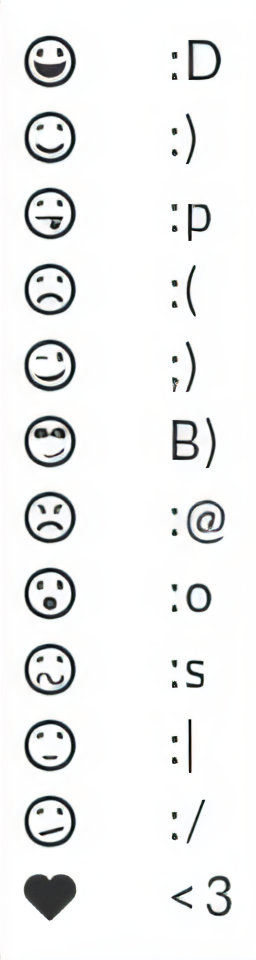
#> input picture image.jpg, 512 x 1920 px (shown at 1/2 size)
$ python objectDetection.py
#> lines starting #> are read from the running program, lines starting #| are printed output that depends on the picture; after the words box and inside, x2 and y2 are one past the last pixel; in counts of white or black regions, pixels touching at a corner belong together
import cv2
import numpy as np
from matplotlib import pyplot as plt


def getContours(img_path="image.jpg"):
    # Define the lower and upper bounds for the color of emojis (adjust these as needed)
#> called with img_path = 'image.jpg'
    lower_color = np.array(0)
    upper_color = np.array(200)

    # Load and preprocess a single image
    img = cv2.imread(img_path, cv2.IMREAD_GRAYSCALE)  # Load as grayscale
#> img: shape (1920, 512); min 0, max 255, mean 239.8

    color_mask = cv2.inRange(img, lower_color, upper_color)
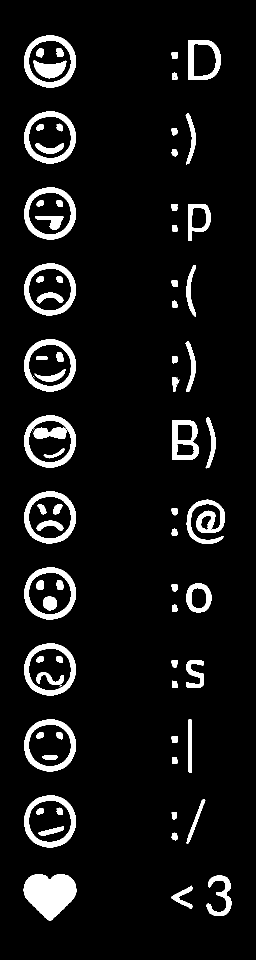
#> color_mask: shape (1920, 512) (shown at 1/2 size); 7.4% white; 82 white regions (4 under 20 px)

    # Find contours in the mask
    contours, _ = cv2.findContours(
        color_mask, cv2.RETR_EXTERNAL, cv2.CHAIN_APPROX_SIMPLE
    )
#> contours = 46 contours; largest, box (x1, y1, x2, y2) and area: (48, 71, 152, 176) 8490, (48, 679, 152, 783) 8472, (48, 831, 152, 935) 8470, (48, 1287, 152, 1391) 8462, (48, 223, 152, 327) 8454

    _, img = cv2.threshold(img, 200, 255, cv2.THRESH_BINARY)
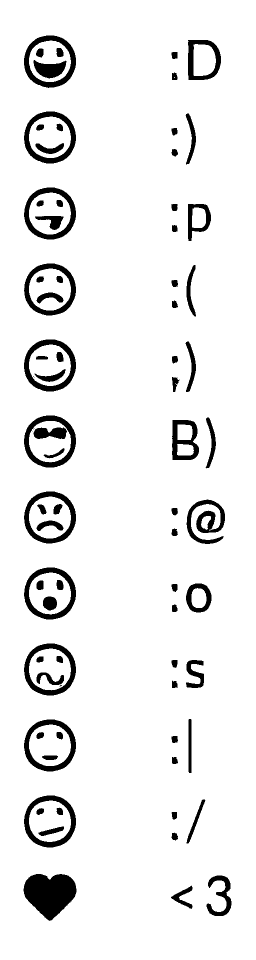
#> img: shape (1920, 512) (shown at 1/2 size); 92.6% white; 82 black regions (4 under 20 px), largest, box (x1, y1, x2, y2) and area: (47, 1748, 153, 1842) 6812, (48, 679, 152, 783) 3124, (48, 71, 152, 176) 3122

    # Define a minimum and maximum size for emojis (adjust these as needed)
    min_size = 5000
    max_size = 50000

    detected_emojis = []

    # Sort contours from left to right
    # contours = sorted(contours, key=lambda x: cv2.boundingRect(x)[0])

    # Sort contours from top to bottom
    contours = sorted(contours, key=lambda x: cv2.boundingRect(x)[1])
    # Use OpenCV to detect and draw rectangles around emojis
    for contour in contours:
        # Calculate the area of the contour
        area = cv2.contourArea(contour)

        # Filter contours based on size
        if min_size < area < max_size:
            x, y, w, h = cv2.boundingRect(contour)
            img_rect = cv2.resize(img[y - 2 : y + h + 2, x - 2 : x + w + 2], (30, 30))
            detected_emojis.append(img_rect)
            cv2.rectangle(img, (x, y), (x + w, y + h), (0, 255, 0), 2)
#> this loop made 46 passes
#> (area, x, y, w, h) on passes 1, 5, 9, 13, 17, 21, 24, 28, 32, 37, 40, 44: (8489.5, 48, 71, 104, 105), (8454.5, 48, 223, 104, 104), (8442, 48, 375, 104, 104), (8436.5, 48, 527, 104, 104), (8472.5, 48, 679, 104, 104), (8470, 48, 831, 104, 104), (8453.5, 48, 983, 104, 104), (8440, 48, 1135, 104, 104), (8462, 48, 1287, 104, 104), (8452.5, 48, 1439, 104, 104), (8450, 48, 1591, 104, 104), (6673.5, 47, 1748, 106, 94)
#> area on passes 2, 3, 4, 6, 7, 8: 4581.5, 129, 120.5, 711, 123.5, 124.5
#> pass 1, in getContours, `img_rect = cv2.resize(img[y - 2 : y + h + 2, x - 2 : x + w + 2], (30, ..`:
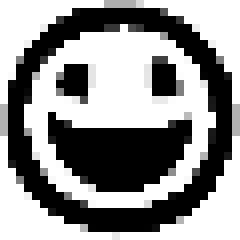
#> img_rect: shape (30, 30) (shown 8 times larger); min 0, max 255, mean 146
#> after the loop:
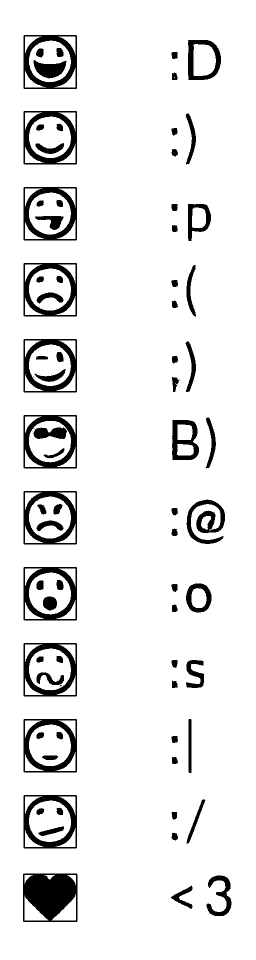
#> img: shape (1920, 512) (shown at 1/2 size); 91.2% white; 82 black regions (4 under 20 px), largest, box (x1, y1, x2, y2) and area: (46, 1747, 155, 1844) 7926, (47, 70, 154, 178) 4269, (47, 678, 154, 785) 4252
#> after the loop, detected_emojis = 12 items

    # Save or display the image with rectangles
    if __name__ == "__main__":
        cv2.imwrite("output_image.png", img)
        cv2.imshow("Image with Rectangles", img)
        cv2.waitKey(0)
        cv2.destroyAllWindows()

    return detected_emojis, contours


if __name__ == "__main__":
    detected_emojis, _ = getContours("image.jpg")
#> detected_emojis = 12 items
    # Save to emojis folder enumerated
    for i, emoji in enumerate(detected_emojis):
        cv2.imwrite("emojis/" + str(i) + ".png", emoji)
#> this loop made 12 passes
#> pass 2, `cv2.imwrite("emojis/" + str(i) + ".png", emoji)`:
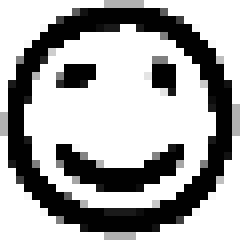
#> saved as 1.png: shape (30, 30) (shown 8 times larger); min 0, max 255, mean 168.6
